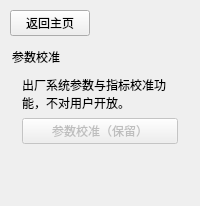
<?xml version='1.0' encoding='utf-8'?>
<ui version="4.0">
 <class>CalibrationPage</class>
 <widget class="QWidget" name="CalibrationPage">
  <property name="pageRoot" stdset="0">
   <bool>true</bool>
  </property>
  <layout class="QVBoxLayout" name="calibrationPageLayout">
   <property name="spacing">
    <number>10</number>
   </property>
   <property name="leftMargin">
    <number>10</number>
   </property>
   <property name="topMargin">
    <number>10</number>
   </property>
   <property name="rightMargin">
    <number>10</number>
   </property>
   <property name="bottomMargin">
    <number>10</number>
   </property>
   <item alignment="Qt::AlignLeft">
    <widget class="QPushButton" name="backCalibrationButton">
     <property name="text">
      <string>返回主页</string>
     </property>
    </widget>
   </item>
   <item>
    <widget class="QWidget" name="calibrationCard">
     <property name="card" stdset="0">
      <bool>true</bool>
     </property>
     <layout class="QVBoxLayout" name="calibrationCardOuterLayout">
      <property name="spacing">
       <number>0</number>
      </property>
      <property name="leftMargin">
       <number>2</number>
      </property>
      <property name="topMargin">
       <number>2</number>
      </property>
      <property name="rightMargin">
       <number>2</number>
      </property>
      <property name="bottomMargin">
       <number>2</number>
      </property>
      <item>
       <widget class="QLabel" name="calibrationCardHeader">
        <property name="cardHeader" stdset="0">
         <bool>true</bool>
        </property>
        <property name="text">
         <string>参数校准</string>
        </property>
       </widget>
      </item>
      <item>
       <widget class="QWidget" name="calibrationCardBody">
        <property name="cardBody" stdset="0">
         <bool>true</bool>
        </property>
        <layout class="QVBoxLayout" name="calibrationBodyLayout">
         <property name="leftMargin">
          <number>10</number>
         </property>
         <property name="topMargin">
          <number>10</number>
         </property>
         <property name="rightMargin">
          <number>10</number>
         </property>
         <property name="bottomMargin">
          <number>10</number>
         </property>
         <item>
          <widget class="QLabel" name="calibrationNoteLabel">
           <property name="wordWrap">
            <bool>true</bool>
           </property>
           <property name="text">
            <string>出厂系统参数与指标校准功能，不对用户开放。</string>
           </property>
          </widget>
         </item>
         <item>
          <widget class="QPushButton" name="calibrationButton">
           <property name="enabled">
            <bool>false</bool>
           </property>
           <property name="text">
            <string>参数校准（保留）</string>
           </property>
          </widget>
         </item>
        </layout>
       </widget>
      </item>
     </layout>
    </widget>
   </item>
   <item>
    <spacer name="calibrationPageSpacer">
     <property name="orientation">
      <enum>Qt::Vertical</enum>
     </property>
     <property name="sizeHint" stdset="0">
      <size>
       <width>20</width>
       <height>40</height>
      </size>
     </property>
    </spacer>
   </item>
  </layout>
 </widget>
 <resources />
 <connections />
</ui>
